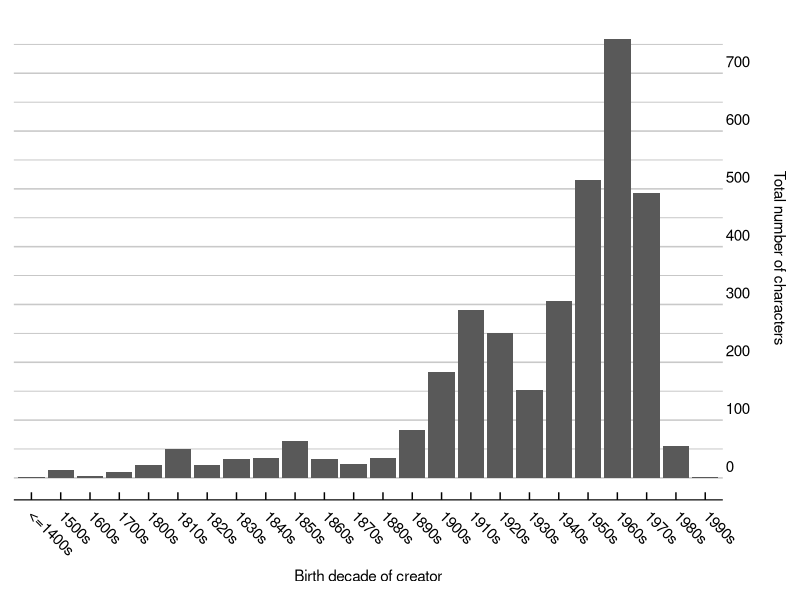
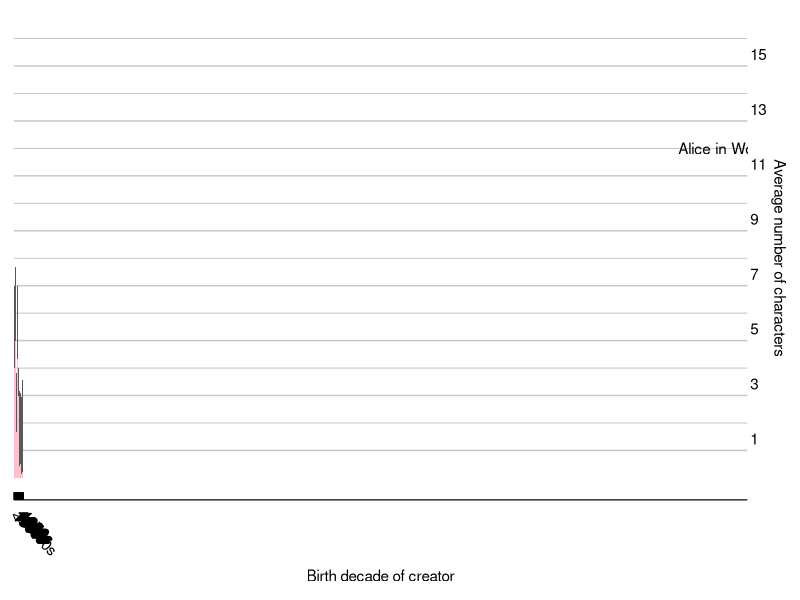
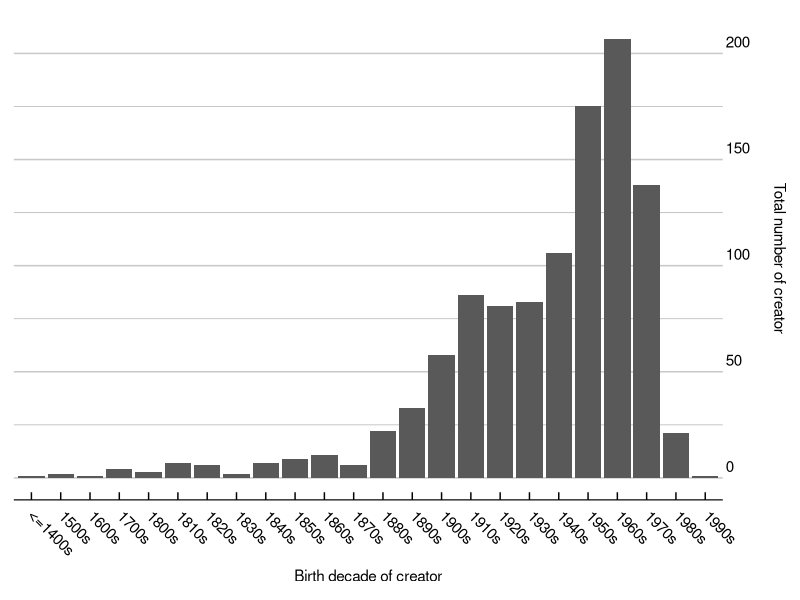
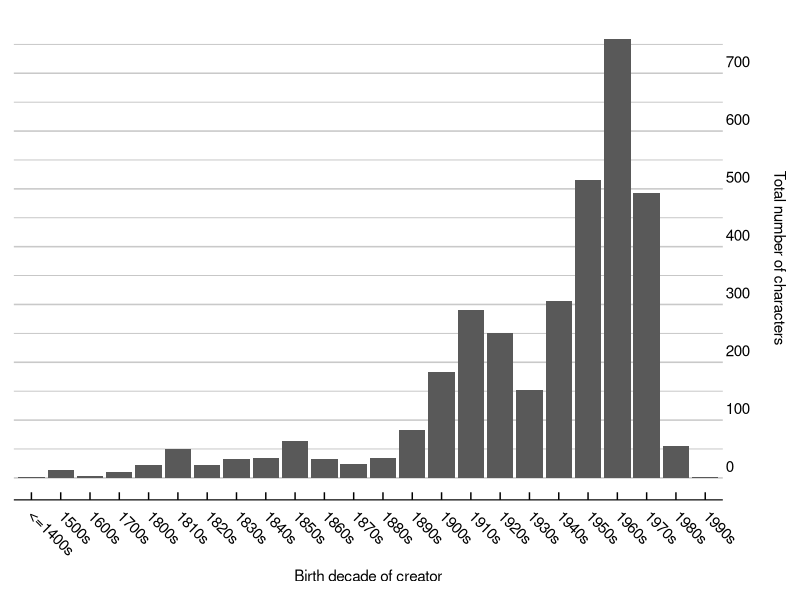
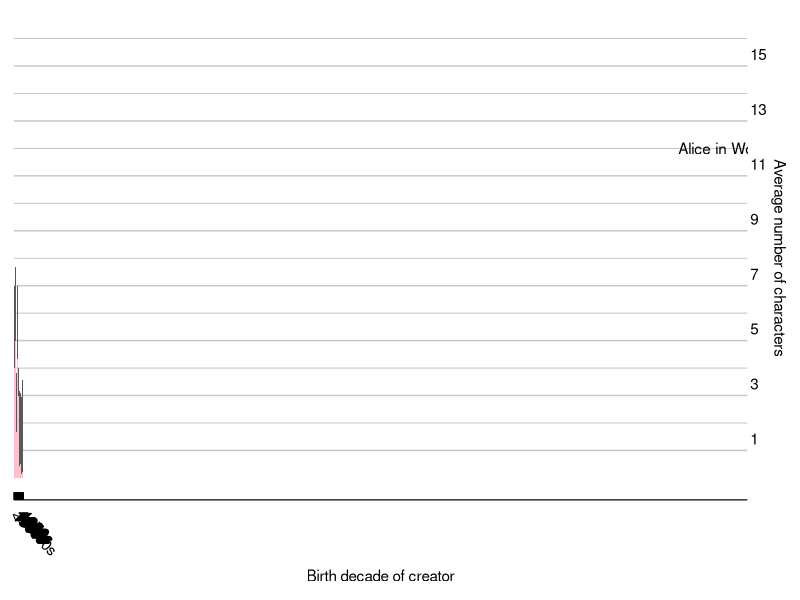
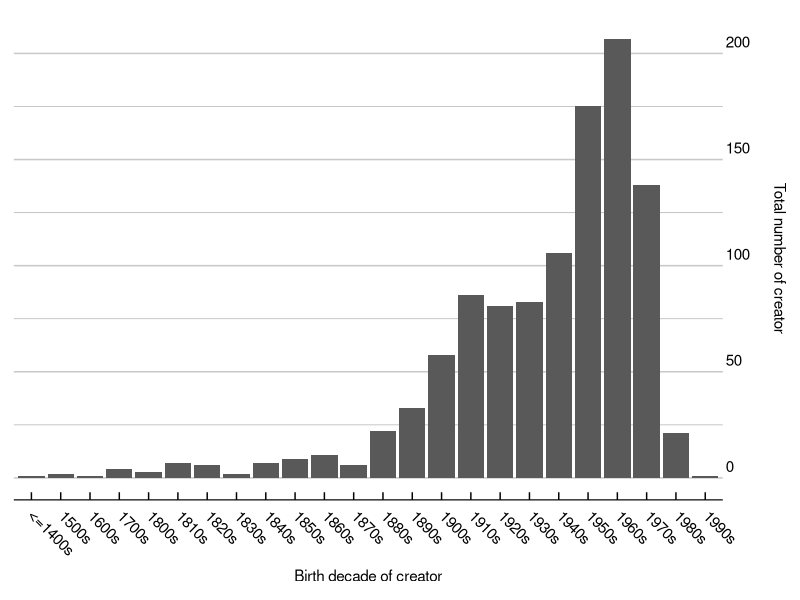

These figures' R source, in order:
setwd("~/Desktop/data_analysis/Final project/Develish-Data-Demons")

library(tidyverse)
library(ggthemes)

creator_data <- read_csv("creator_data_cleaned.csv") 

genre_data <- count(creator_data, genre)

creators_with_descriptions <- creator_data %>%
  filter(!is.na(Description)) %>%
  write_csv("creators_with_descriptions.csv")

creators_with_genre <- creator_data %>%
  filter(!is.na(genre))

plot1a <- creator_data %>%
  select(birthYear, Number_of_characters) %>%
  mutate(birthDecade = ifelse((birthYear<1500), "<=1400s", 0)) %>%
  mutate(birthDecade = ifelse((birthYear>1499) & (birthYear<1600), "1500s", birthDecade)) %>%
  mutate(birthDecade = ifelse((birthYear>1599) & (birthYear<1700), "1600s", birthDecade)) %>%
  mutate(birthDecade = ifelse((birthYear>1699) & (birthYear<1800), "1700s", birthDecade)) %>%
  mutate(birthDecade = ifelse((birthYear>1799) & (birthYear<1810), "1800s", birthDecade)) %>%
  mutate(birthDecade = ifelse((birthYear>1809) & (birthYear<1820), "1810s", birthDecade)) %>%
  mutate(birthDecade = ifelse((birthYear>1819) & (birthYear<1830), "1820s", birthDecade)) %>%
  mutate(birthDecade = ifelse((birthYear>1829) & (birthYear<1840), "1830s", birthDecade)) %>%
  mutate(birthDecade = ifelse((birthYear>1839) & (birthYear<1850), "1840s", birthDecade)) %>%
  mutate(birthDecade = ifelse((birthYear>1849) & (birthYear<1860), "1850s", birthDecade)) %>%
  mutate(birthDecade = ifelse((birthYear>1859) & (birthYear<1870), "1860s", birthDecade)) %>%
  mutate(birthDecade = ifelse((birthYear>1869) & (birthYear<1880), "1870s", birthDecade)) %>%
  mutate(birthDecade = ifelse((birthYear>1879) & (birthYear<1890), "1880s", birthDecade)) %>%
  mutate(birthDecade = ifelse((birthYear>1889) & (birthYear<1900), "1890s", birthDecade)) %>%
  mutate(birthDecade = ifelse((birthYear>1899) & (birthYear<1910), "1900s", birthDecade)) %>%
  mutate(birthDecade = ifelse((birthYear>1909) & (birthYear<1920), "1910s", birthDecade)) %>%
  mutate(birthDecade = ifelse((birthYear>1919) & (birthYear<1930), "1920s", birthDecade)) %>%
  mutate(birthDecade = ifelse((birthYear>1929) & (birthYear<1940), "1930s", birthDecade)) %>%
  mutate(birthDecade = ifelse((birthYear>1939) & (birthYear<1950), "1940s", birthDecade)) %>%
  mutate(birthDecade = ifelse((birthYear>1949) & (birthYear<1960), "1950s", birthDecade)) %>%
  mutate(birthDecade = ifelse((birthYear>1959) & (birthYear<1970), "1960s", birthDecade)) %>%
  mutate(birthDecade = ifelse((birthYear>1969) & (birthYear<1980), "1970s", birthDecade)) %>%
  mutate(birthDecade = ifelse((birthYear>1979) & (birthYear<1990), "1980s", birthDecade)) %>%
  mutate(birthDecade = ifelse((birthYear>1989) & (birthYear<2000), "1990s", birthDecade))
  
plot_SUM <- plot1a %>%
  group_by(birthDecade) %>%
  summarise(TOTcharacters_by_birthDecade = sum(Number_of_characters))

plot_SUM <- plot_SUM[-c(25),]

ggplot(data=plot_SUM)+
  aes(x=birthDecade, y=TOTcharacters_by_birthDecade) +
  geom_col()+
  labs(x = "Birth decade of creator",
       y = "Total number of characters\n")+
  theme_economist_white(gray_bg = FALSE)+
  scale_color_economist()+
  scale_y_continuous(minor_breaks = seq(0 , 750, 50), breaks = seq(0, 700, 100), 
                     position = "right")+
  theme(axis.text.x = element_text(angle = -45, hjust = 0.1),
        axis.text.y = element_text(vjust = -0.5, hjust = -10),
        panel.grid.minor = element_line(colour="grey", size=0.3),
        panel.grid = element_line(colour="grey", size=0.3))

ggsave("total_characters.pdf")

plot_AVG <- plot1a %>%
  group_by(birthDecade) %>%
  mutate(AVGcharacters_by_birthDecade = mean(Number_of_characters)) %>%
  add_count(birthDecade) %>%
  mutate(prop_contribution=Number_of_characters/n) %>%
  mutate(max_prop=ifelse(max(prop_contribution)==prop_contribution, prop_contribution, NA)) %>%
  filter(!is.na(max_prop)) %>%
  filter(!is.na(birthDecade))

ggplot(data=plot_AVG)+
  aes(x=birthDecade)+
  geom_col(aes(y=AVGcharacters_by_birthDecade))+
  labs(x = "Birth decade of creator",
       y = "Average number of characters",)+
  theme_economist_white(gray_bg = FALSE)+
  scale_color_economist()+
  scale_y_continuous(minor_breaks = seq(1 , 16, 1), breaks = seq(1, 16, 2),
                     position = "right")+
  theme(axis.text.x = element_text(angle = -45, hjust = 0.1),
        axis.text.y = element_text(vjust = -0.5, hjust = -0.5),
        panel.grid.minor = element_line(colour="grey", size=0.3),
        panel.grid = element_line(colour="grey", size=0.3))+
  geom_col(aes(y=max_prop), fill='pink')+
  annotate("text", x=1840, y=12, label = "Alice in Wonderland")


ggsave("average_characters.pdf")


plot_AUTHORS <- plot1a %>%
  group_by(birthDecade)%>%
  arrange(birthDecade)%>%
  mutate(not_available = ifelse(birthYear == "NA", 1, 2))%>%
  subset(not_available==2)

ggplot(data=plot_AUTHORS)+
  aes(x=birthDecade) +
  geom_bar()+
  labs(x = "Birth decade of creator",
       y = "Total number of creator\n")+
  theme_economist_white(gray_bg = FALSE)+
  scale_color_economist()+
  scale_y_continuous( position = "right")+
  theme(axis.text.x = element_text(angle = -45, hjust = 0.1),
        axis.text.y = element_text(vjust = -0.5, hjust = -10),
        panel.grid.minor = element_line(colour="grey", size=0.3),
        panel.grid = element_line(colour="grey", size=0.3))

ggsave("total_authors.pdf")
